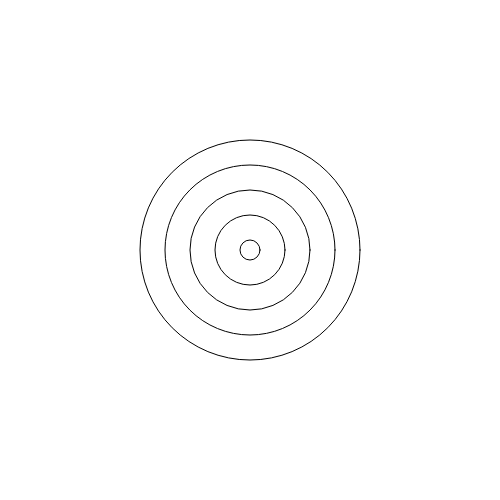
Frame 1 (no input)
Frame 60 (no input): identical to frame 1, image omitted
Frame 120 (the mouse pressed at the canvas centre since frame 60): identical to frame 1, image omitted

The p5.js sketch that drew this single still picture (run headless with seeded random() and noise() and a simulated clock; from frame 60 on, the mouse is pressed at the canvas centre):

// p5.js sketch
// ── sketch.js
var myFirstArray = [];
var dataScale = 50;

function setup() {
  createCanvas(500, 500);
  print(myFirstArray);
  // Method 2 - adding elements using the iterator as index
  // Method 1 would be myFirstArray.push(i * dataScale);
  for (var i = 0; i < 5; i++) {
    myFirstArray[i] = i * dataScale;
  }
  print(myFirstArray);
}

function draw() {
  background(255);
  noFill();
  for (var i = 0; i < myFirstArray.length; i++) {
    ellipse(width / 2, height / 2, myFirstArray[i] + 20, myFirstArray[i] + 20);
  }
}
